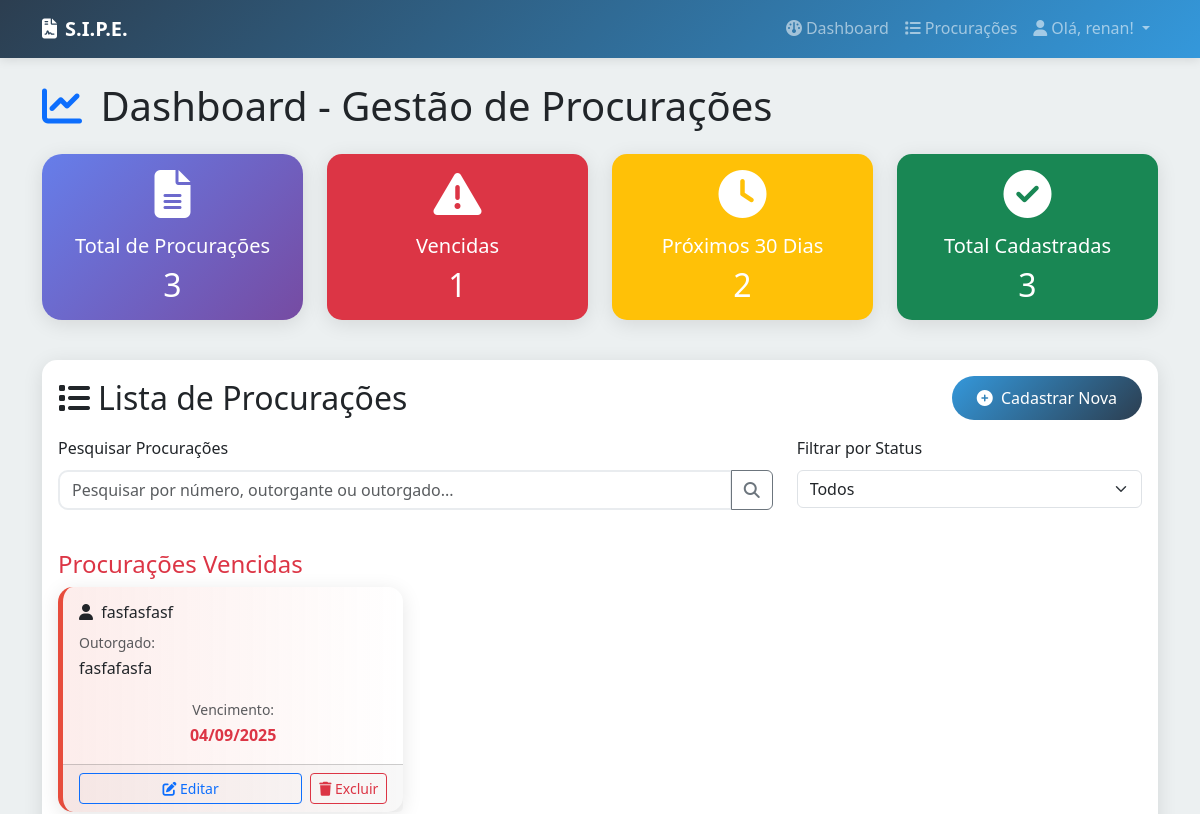
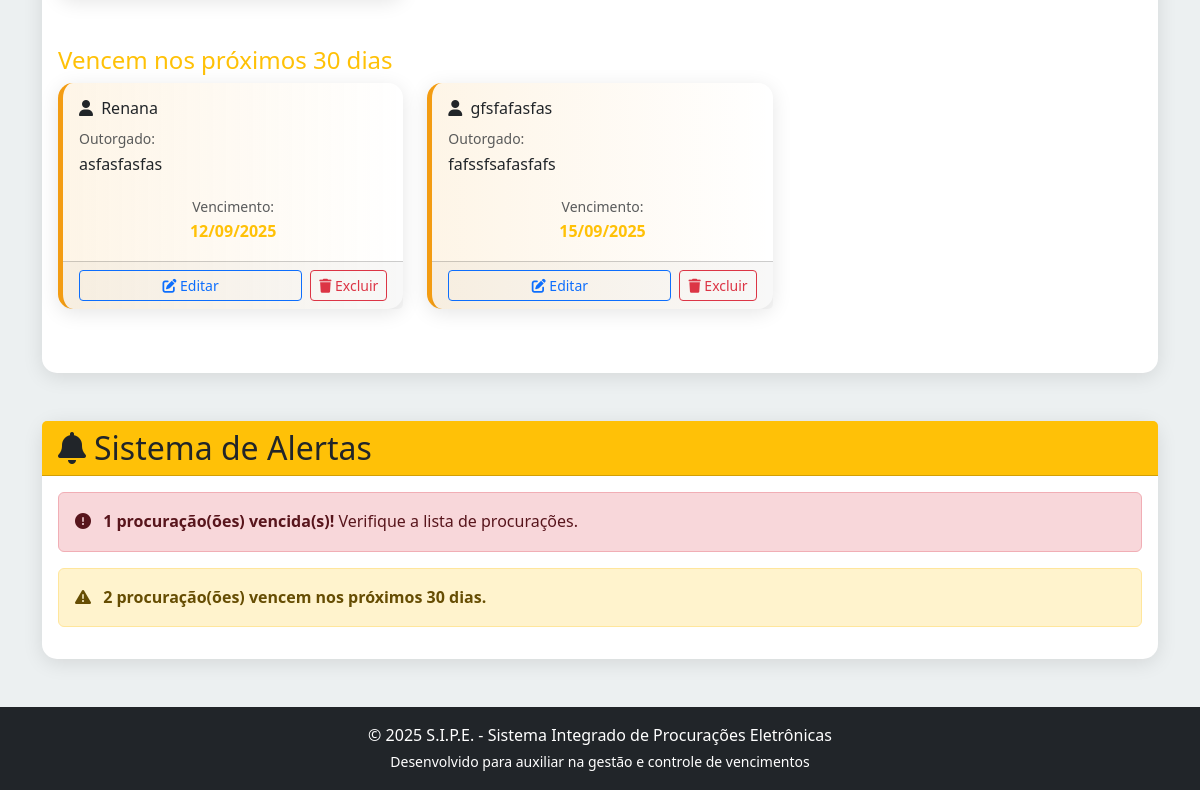
The app's page / (signed in), older data (2 pictures, top to bottom).
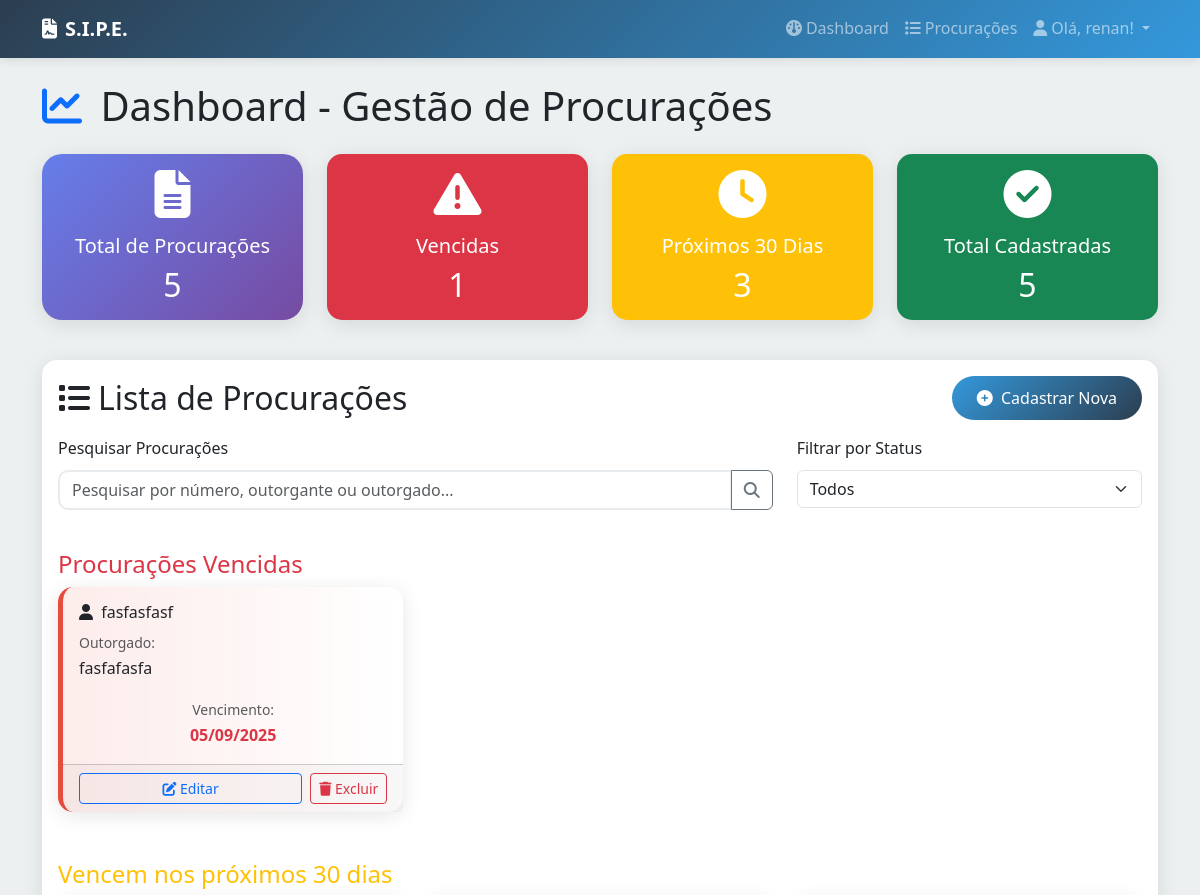
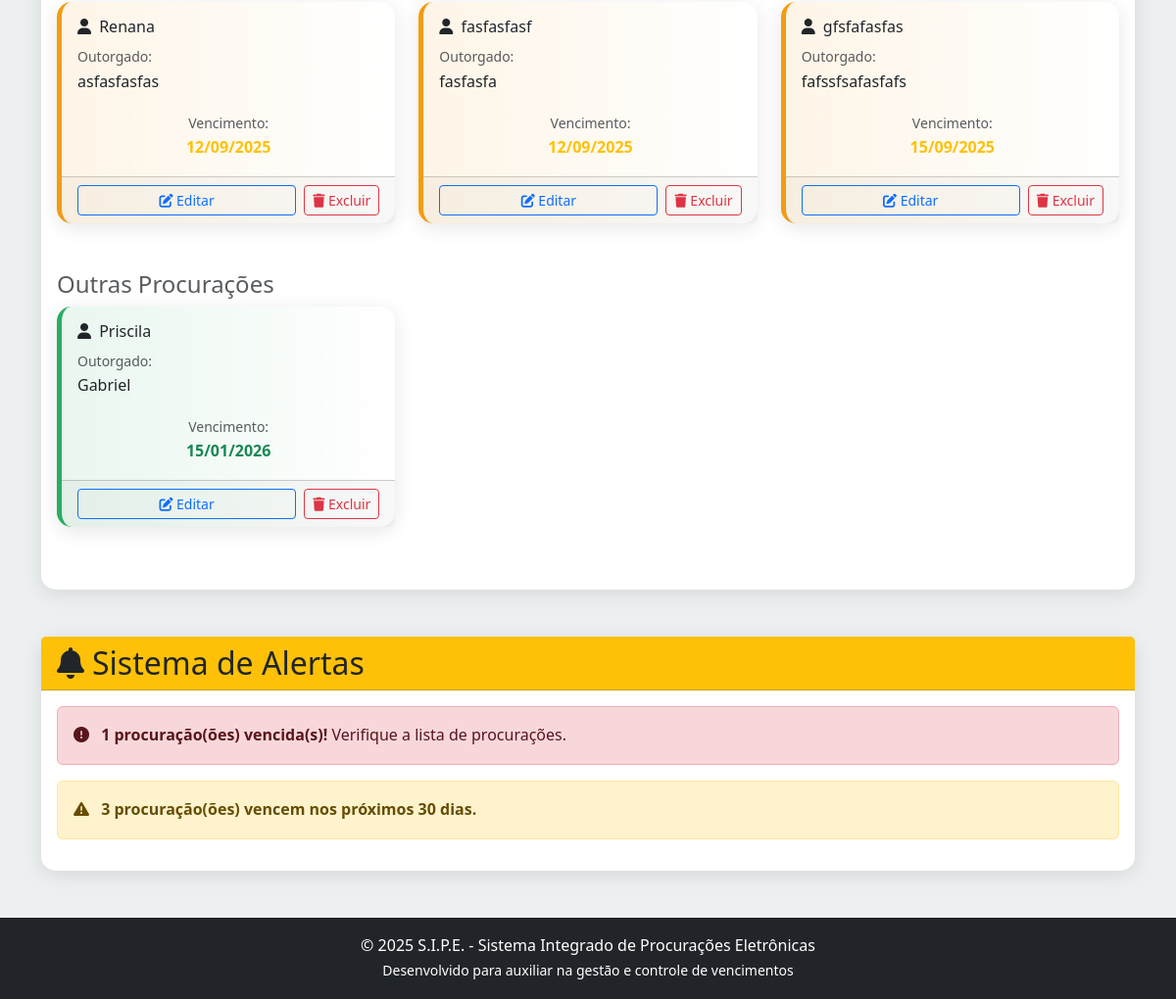
The same page, newer data (2 pictures, top to bottom).
### procuracoes/models.py (models this page shows, shortened)
class Procuracao(models.Model):
    usuario = models.ForeignKey(User, on_delete=models.CASCADE)
    numero = models.CharField(max_length=100, verbose_name='Número da Procuração', unique=True, default='')
    tipo = models.CharField(
        max_length=50,
        choices=TIPO_PROCURACAO_CHOICES,
        default='AD_JUDICIA',
        verbose_name='Tipo de Procuração'
    )
    outorgante = models.CharField(max_length=200, verbose_name='Outorgante')
    outorgado = models.CharField(max_length=200, verbose_name='Outorgado')
    data_emissao = models.DateField(verbose_name='Data de Emissão')
    data_vencimento = models.DateField(verbose_name='Data de Vencimento')
    prioridade = models.CharField(max_length=10, choices=PRIORIDADE_CHOICES, default='medium', verbose_name='Prioridade')
    status = models.CharField(max_length=10, choices=STATUS_CHOICES, default='active', verbose_name='Status')
    observacoes = models.TextField(blank=True, null=True, verbose_name='Observações')
    class Meta:
        verbose_name = 'Procuração'
        verbose_name_plural = 'Procurações'

### procuracoes/views.py (the view)
# urls.py: path('', views.home, name='home'),
@login_required
def home(request):
    hoje = timezone.localdate()
    procuracoes = Procuracao.objects.filter(usuario=request.user).order_by('data_vencimento')
    total_procuracoes = procuracoes.count()
    vencidas = procuracoes.filter(data_vencimento__lt=hoje)
    vencem_em_30_dias = procuracoes.filter(data_vencimento__gte=hoje, data_vencimento__lte=hoje + timedelta(days=30))
    outras_procuracoes = procuracoes.filter(data_vencimento__gt=hoje + timedelta(days=30))
    return render(request, 'procuracoes/home.html', {
        'total_procuracoes': total_procuracoes,
        'vencidas': vencidas,
        'vencem_em_30_dias': vencem_em_30_dias,
        'outras_procuracoes': outras_procuracoes,
    })

### procuracoes/templates/procuracoes/home.html (shortened to what this page needs)
{% extends 'base.html' %}
{% load static %}
{% block content %}
<section id="dashboard" aria-labelledby="dashboard-title">
    <h1 id="dashboard-title" class="mb-4">
        <i class="fas fa-chart-line text-primary me-2"></i>
        Dashboard - Gestão de Procurações
    </h1>
    <div class="row mb-4">
        <div class="col-md-3 mb-3">
            <div class="card stats-card h-100">
                <div class="card-body text-center">
                    <i class="fas fa-file-alt fa-3x mb-3"></i>
                    <h5 class="card-title">Total de Procurações</h5>
                    <h2 class="mb-0">{{ total_procuracoes }}</h2>
                </div>
            </div>
        </div>
        <div class="col-md-3 mb-3">
            <div class="card bg-danger text-white h-100">
                <div class="card-body text-center position-relative">
                    <i class="fas fa-exclamation-triangle fa-3x mb-3"></i>
                    <h5 class="card-title">Vencidas</h5>
                    <h2 class="mb-0">{{ vencidas|length }}</h2>
                </div>
            </div>
        </div>
        <div class="col-md-3 mb-3">
            <div class="card bg-warning text-white h-100">
                <div class="card-body text-center">
                    <i class="fas fa-clock fa-3x mb-3"></i>
                    <h5 class="card-title">Próximos 30 Dias</h5>
                    <h2 class="mb-0">{{ vencem_em_30_dias|length }}</h2>
                </div>
            </div>
        </div>
        <div class="col-md-3 mb-3">
            <div class="card bg-success text-white h-100">
                <div class="card-body text-center">
                    <i class="fas fa-check-circle fa-3x mb-3"></i>
                    <h5 class="card-title">Total Cadastradas</h5>
                    <h2 class="mb-0">{{ total_procuracoes }}</h2>
                </div>
            </div>
        </div>
    </div>
</section>
<section id="procuracoes" aria-labelledby="procuracoes-title">
    <div class="card mb-4">
        <div class="card-body">
            <div class="d-flex justify-content-between align-items-center mb-3">
                <h2 class="mb-0">
                    <i class="fas fa-list me-2"></i>Lista de Procurações
                </h2>
                <a href="{% url 'cadastrar_procuracao' %}" class="btn btn-primary">
                    <i class="fas fa-plus-circle me-1"></i> Cadastrar Nova
                </a>
            </div>
            <div class="row mb-4">
                <div class="col-md-8 mb-3">
                    <label for="searchInput" class="form-label">Pesquisar Procurações</label>
                    <div class="input-group">
                        <input type="text" class="form-control" id="searchInput" placeholder="Pesquisar por número, outorgante ou outorgado..." aria-label="Campo de pesquisa">
                        <button class="btn btn-outline-secondary" type="button" aria-label="Pesquisar">
                            <i class="fas fa-search"></i>
                        </button>
                    </div>
                </div>
                <div class="col-md-4 mb-3">
                    <label for="filtroStatus" class="form-label">Filtrar por Status</label>
                    <select class="form-select" id="filtroStatus" onchange="filtrarProcuracoes()">
                        <option value="">Todos</option>
                    </select>
                </div>
            </div>
            <div class="row" id="procuracoesList">
                {% if vencidas %}
                    <div class="col-12 mb-4">
                        <h4 class="text-danger">Procurações Vencidas</h4>
                        <div class="row">
                            {% for procuracao in vencidas %}
                                <div class="col-lg-4 col-md-6 mb-4">
                                    <div class="card priority-high h-100" data-status="expired">
                                        <div class="card-body">
                                            <h6 class="card-title">
                                                <i class="fas fa-user me-1"></i> {{ procuracao.outorgante }}
                                            </h6>
                                            <p class="card-text">
                                                <small class="text-muted">Outorgado:</small><br>
                                                {{ procuracao.outorgado }}
                                            </p>
                                            <div class="row text-center mt-3">
                                                <div class="col-12">
                                                    <small class="text-muted">Vencimento:</small><br>
                                                    <strong class="text-danger">{{ procuracao.data_vencimento|date:"d/m/Y" }}</strong>
                                                </div>
                                            </div>
                                        </div>
                                        <div class="card-footer d-flex gap-2">
                                            <a href="{% url 'editar_procuracao' procuracao.pk %}" class="btn btn-sm btn-outline-primary flex-fill" aria-label="Editar procuração">
                                                <i class="fas fa-edit"></i> Editar
                                            </a>
                                            <a href="{% url 'excluir_procuracao' procuracao.pk %}" class="btn btn-sm btn-outline-danger" aria-label="Excluir procuração">
                                                <i class="fas fa-trash"></i> Excluir
                                            </a>
                                        </div>
                                    </div>
                                </div>
                            {% endfor %}
                        </div>
                    </div>
                {% endif %}
                {% if vencem_em_30_dias %}
                    <div class="col-12 mb-4">
                        <h4 class="text-warning">Vencem nos próximos 30 dias</h4>
                        <div class="row">
                            {% for procuracao in vencem_em_30_dias %}
                                <div class="col-lg-4 col-md-6 mb-4">
                                    <div class="card priority-medium h-100" data-status="active">
                                        <div class="card-body">
                                            <h6 class="card-title">
                                                <i class="fas fa-user me-1"></i> {{ procuracao.outorgante }}
                                            </h6>
                                            <p class="card-text">
                                                <small class="text-muted">Outorgado:</small><br>
                                                {{ procuracao.outorgado }}
                                            </p>
                                            <div class="row text-center mt-3">
                                                <div class="col-12">
                                                    <small class="text-muted">Vencimento:</small><br>
                                                    <strong class="text-warning">{{ procuracao.data_vencimento|date:"d/m/Y" }}</strong>
                                                </div>
                                            </div>
                                        </div>
                                        <div class="card-footer d-flex gap-2">
                                            <a href="{% url 'editar_procuracao' procuracao.pk %}" class="btn btn-sm btn-outline-primary flex-fill" aria-label="Editar procuração">
                                                <i class="fas fa-edit"></i> Editar
                                            </a>
                                            <a href="{% url 'excluir_procuracao' procuracao.pk %}" class="btn btn-sm btn-outline-danger" aria-label="Excluir procuração">
                                                <i class="fas fa-trash"></i> Excluir
                                            </a>
                                        </div>
                                    </div>
                                </div>
                            {% endfor %}
                        </div>
                    </div>
                {% endif %}
                {% if outras_procuracoes %}
                    <div class="col-12 mb-4">
                        <h4 class="text-muted">Outras Procurações</h4>
                        <div class="row">
                            {% for procuracao in outras_procuracoes %}
                                <div class="col-lg-4 col-md-6 mb-4">
                                    <div class="card priority-low h-100" data-status="renewed">
                                        <div class="card-body">
                                            <h6 class="card-title">
                                                <i class="fas fa-user me-1"></i> {{ procuracao.outorgante }}
                                            </h6>
                                            <p class="card-text">
                                                <small class="text-muted">Outorgado:</small><br>
                                                {{ procuracao.outorgado }}
                                            </p>
                                            <div class="row text-center mt-3">
                                                <div class="col-12">
                                                    <small class="text-muted">Vencimento:</small><br>
                                                    <strong class="text-success">{{ procuracao.data_vencimento|date:"d/m/Y" }}</strong>
                                                </div>
                                            </div>
                                        </div>
                                        <div class="card-footer d-flex gap-2">
                                            <a href="{% url 'editar_procuracao' procuracao.pk %}" class="btn btn-sm btn-outline-primary flex-fill" aria-label="Editar procuração">
                                                <i class="fas fa-edit"></i> Editar
                                            </a>
                                            <a href="{% url 'excluir_procuracao' procuracao.pk %}" class="btn btn-sm btn-outline-danger" aria-label="Excluir procuração">
                                                <i class="fas fa-trash"></i> Excluir
                                            </a>
                                        </div>
                                    </div>
                                </div>
                            {% endfor %}
                        </div>
                    </div>
                {% endif %}
            </div>
        </div>
    </div>
</section>
<section id="alertas" class="mt-5" aria-labelledby="alertas-title">
    <div class="card">
        <div class="card-header bg-warning text-dark">
            <h2 id="alertas-title" class="mb-0">
                <i class="fas fa-bell me-2"></i>Sistema de Alertas
            </h2>
        </div>
        <div class="card-body">
            <div id="alertasList" role="region" aria-label="Lista de alertas de vencimento">
                {% if vencidas %}
                    <div class="alert alert-danger" role="alert">
                        <i class="fas fa-exclamation-circle me-2"></i>
                        <strong>{{ vencidas|length }} procuração(ões) vencida(s)!</strong> Verifique a lista de procurações.
                    </div>
                {% endif %}
                {% if vencem_em_30_dias %}
                    <div class="alert alert-warning" role="alert">
                        <i class="fas fa-exclamation-triangle me-2"></i>
                        <strong>{{ vencem_em_30_dias|length }} procuração(ões) vencem nos próximos 30 dias.</strong>
                    </div>
                {% endif %}
            </div>
        </div>
    </div>
</section>
{% endblock %}

### templates/base.html (shortened to what this page needs)
{% load static %}
<!DOCTYPE html>
<html lang="pt-BR">
<head>
    <link href="https://cdnjs.cloudflare.com/ajax/libs/bootstrap/5.3.2/css/bootstrap.min.css" rel="stylesheet">
    <link href="https://cdnjs.cloudflare.com/ajax/libs/font-awesome/6.4.0/css/all.min.css" rel="stylesheet">
</head>
<body>
    <nav class="navbar navbar-expand-lg navbar-dark sticky-top" role="navigation" aria-label="Menu principal">
        <div class="container">
            <a class="navbar-brand fw-bold" href="{% url 'home' %}" aria-label="Sistema SIPE">
                <i class="fas fa-file-contract me-2"></i>S.I.P.E.
            </a>
            <div class="collapse navbar-collapse" id="navbarNav">
                <ul class="navbar-nav ms-auto">
                    <li class="nav-item">
                        <a class="nav-link" href="{% url 'home' %}">
                            <i class="fas fa-dashboard me-1"></i>Dashboard
                        </a>
                    </li>
                    <li class="nav-item">
                        <a class="nav-link" href="{% url 'home' %}">
                            <i class="fas fa-list me-1"></i>Procurações
                        </a>
                    </li>
                    {% if user.is_authenticated %}
                        <li class="nav-item dropdown">
                            <a class="nav-link dropdown-toggle" href="#" id="navbarDropdown" role="button" data-bs-toggle="dropdown" aria-expanded="false">
                                <i class="fas fa-user me-1"></i>Olá, {{ user.username }}!
                            </a>
                        </li>
                    {% else %}
                        <li class="nav-item">
                            <a class="nav-link" href="{% url 'login' %}">
                                <i class="fas fa-sign-in-alt me-1"></i>Entrar
                            </a>
                        </li>
                    {% endif %}
                </ul>
            </div>
        </div>
    </nav>
    <main class="container my-4" role="main">
        {% block content %}
        {% endblock %}
    </main>
    <footer class="bg-dark text-white text-center py-3 mt-5">
        <div class="container">
            <p class="mb-0">&copy; 2025 S.I.P.E. - Sistema Integrado de Procurações Eletrônicas</p>
            <small>Desenvolvido para auxiliar na gestão e controle de vencimentos</small>
        </div>
    </footer>
</body>
</html>

Row changes from the older to the newer data that the page shows:
changed Procuracao "fasfafasfa": data_vencimento "04/09/2025" → "05/09/2025"
added Procuracao: outorgante "fasfasfasf", outorgado "fasfasfa", data_vencimento "12/09/2025", shown under "Vencem nos próximos 30 dias"
added Procuracao: outorgante "Priscila", outorgado "Gabriel", data_vencimento "15/01/2026", shown under "Outras Procurações"
Text that changed along with them:
{{ total_procuracoes }}: "3" → "5"
{{ vencem_em_30_dias|length }}: "2" → "3"
text now shown: "Outras Procurações"
